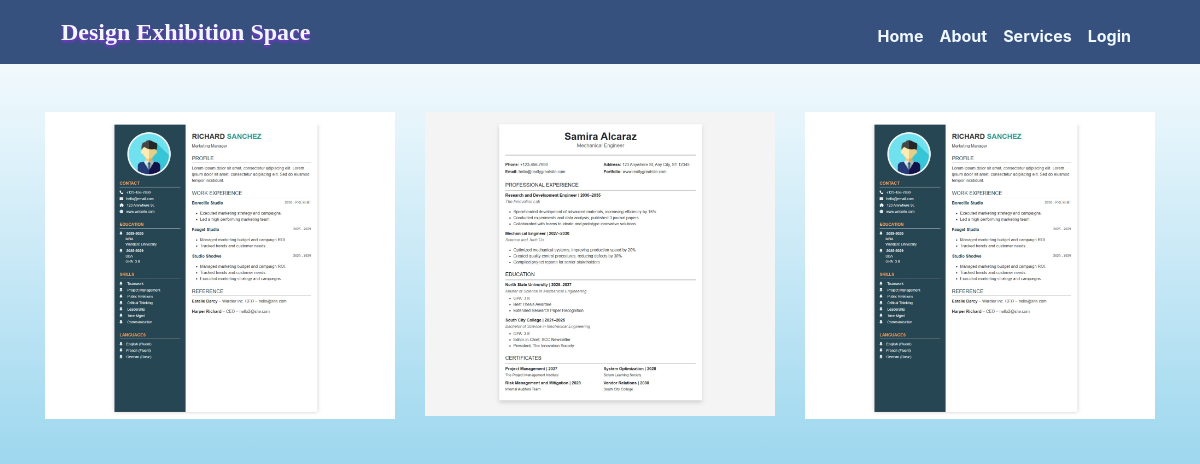
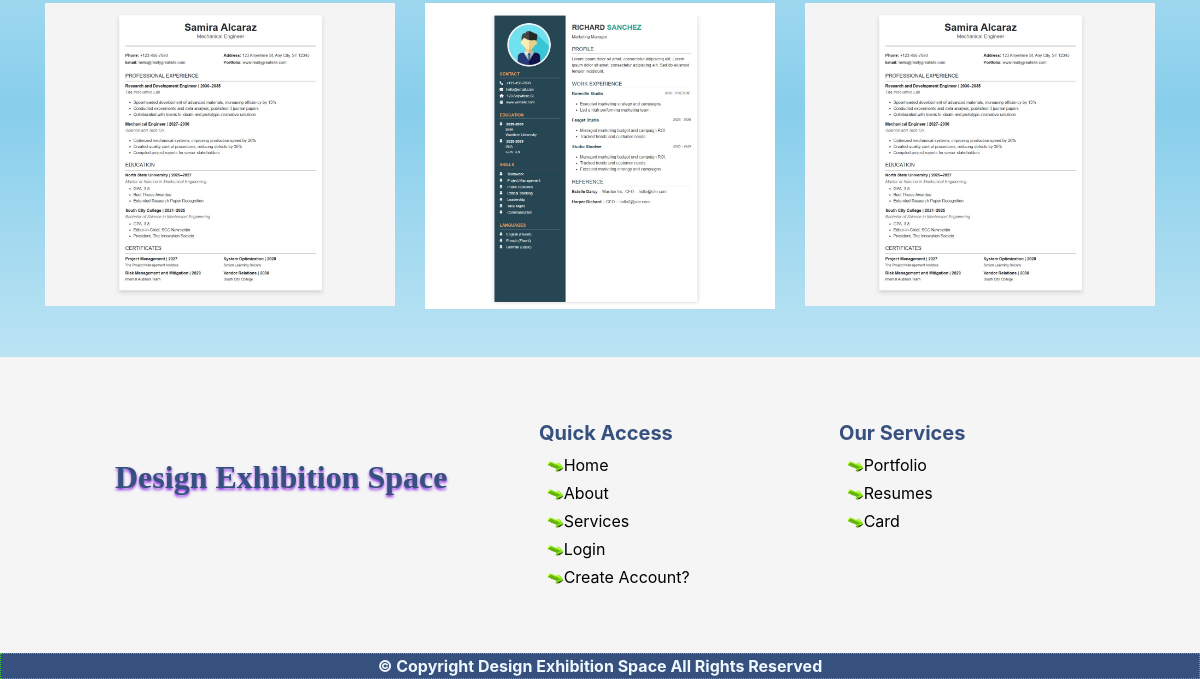
The page /resumereadmore/ (signed in) on the database as committed earlier (2 pictures, top to bottom).
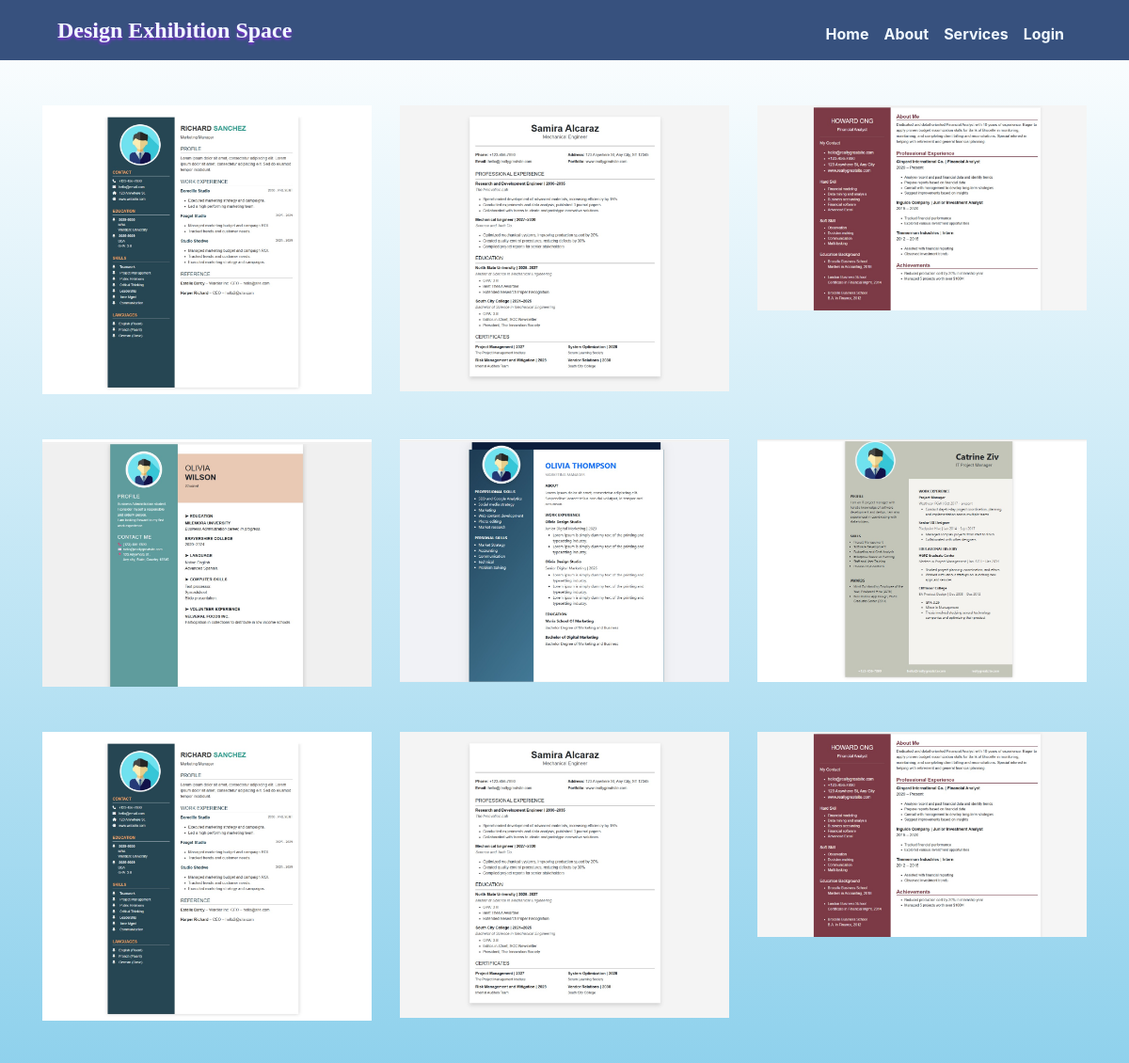
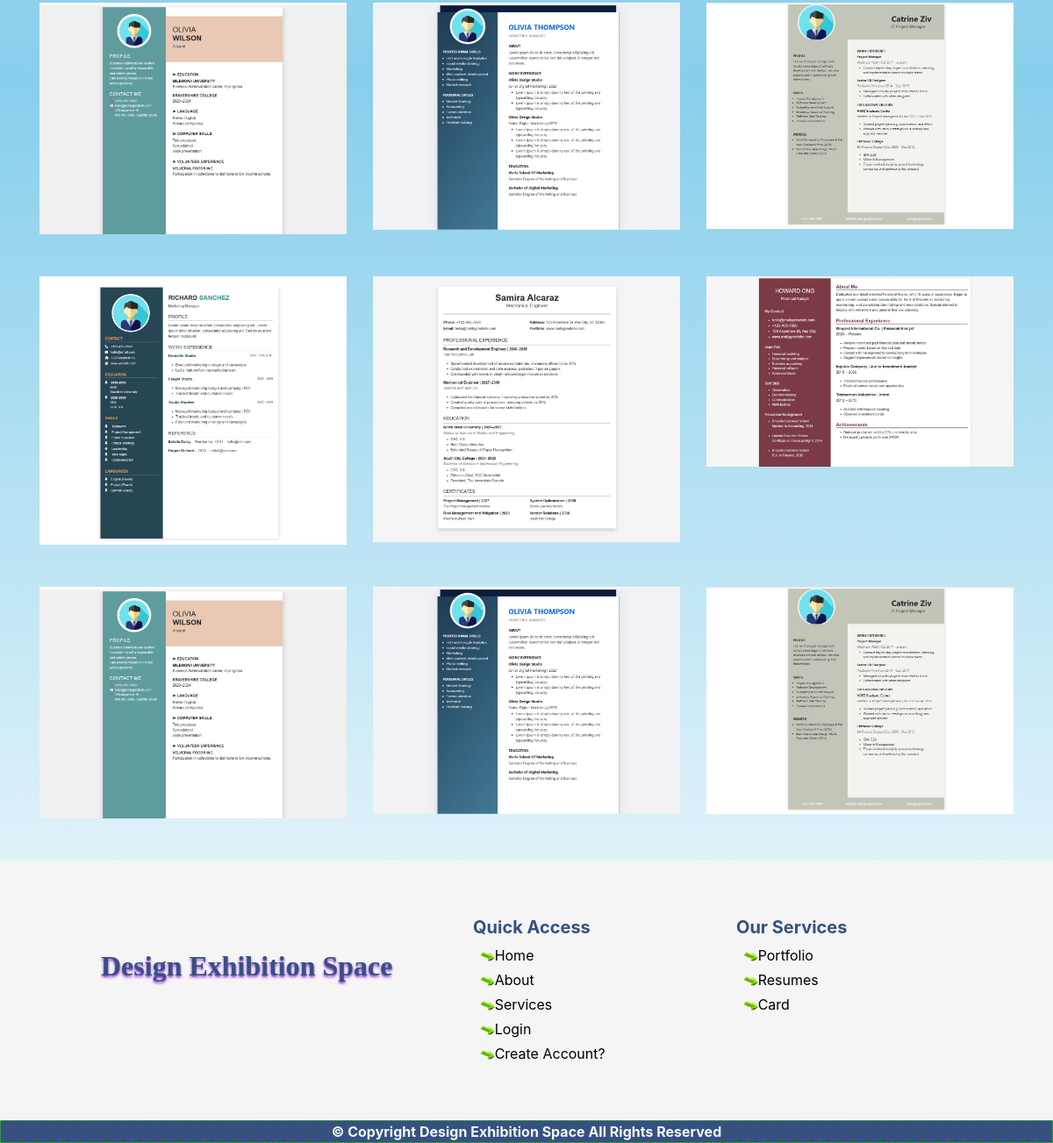
The same page on the database as committed later (2 pictures, top to bottom).
### designesapp/models.py (models this page shows)
class Resumes(models.Model):
    resu_id=models.IntegerField(primary_key=True)
    resu_img=models.ImageField(null=True,upload_to="images/")
    resu_link=models.CharField(max_length=50,null=True)
    resu_file=models.FileField(null=True,upload_to="file/",blank=True)

### designesapp/views.py (the view)
# urls.py: path('resumereadmore/',views.resumereadmore,name='resumereadmore'),
def resumereadmore(req):
    if 'user_email' not in req.session:
        return redirect('index')
    res=Resumes.objects.all()
    return render(req,"resumereadmore.html",{'res':res})

### designesapp/templates/resumereadmore.html (shortened to what this page needs)
{% extends 'base.html' %}
{% block start %}
{% load static %}
<div class="container" id="resume">
     <div class="row">
        {% for r in res %}
          <div class="col-md-4 mt-5">
            <a href="{% url 'nextpage2' resu_id=r.resu_id  %}"><img src="{{r.resu_img.url}}" width="100%" alt=""></a>
          </div>
        {% endfor %}
        {% for r in res %}
          <div class="col-md-4 mt-5">
            <a href="{% url 'nextpage2' resu_id=r.resu_id  %}"><img src="{{r.resu_img.url}}" width="100%" alt=""></a>
          </div>
        {% endfor %}
        {% for r in res %}
          <div class="col-md-4 mt-5">
            <a href="{% url 'nextpage2' resu_id=r.resu_id  %}"><img src="{{r.resu_img.url}}" width="100%" alt=""></a>
          </div>
        {% endfor %}
    </div>
</div>
{% endblock %}

### designesapp/templates/base.html (shortened to what this page needs)
<!doctype html>
<html lang="en">
{% load static %}
<head>
    <link href="https://cdn.jsdelivr.net/npm/bootstrap@5.3.5/dist/css/bootstrap.min.css" rel="stylesheet"
>
    <link rel="stylesheet" href="https://cdnjs.cloudflare.com/ajax/libs/font-awesome/6.7.2/css/all.min.css" />
    <link rel="stylesheet" href="{% static 'css/bootstrap.css' %}">
    <link rel="stylesheet" href="{% static 'css/createaccount.css' %}">
    <link rel="stylesheet" href="{% static 'css/index.css' %}">
    <link rel="stylesheet" href="{% static 'css/nextpage.css' %}">
    <link href="https://unpkg.com/aos@2.3.1/dist/aos.css" rel="stylesheet">
</head>
<body>
    <div class="container-fluid">
        <div class="row contain">
            <div class="col-md-12">
                <div class="container-fluid">
                    <div class="row navv">
                        <div class="col-md-12">
                            <nav class="navbar navbar-expand-lg">
                                <div class="container-fluid">
                                    <a class="navbar-brand" href="#">
                                        <span class="des fs-4">Design Exhibition Space</span>
                                    </a>
                                    <div class="collapse navbar-collapse" id="navbarSupportedContent">
                                        <ul class="navbar-nav ms-auto mb-2 mb-lg-0 fw-bold mt-2">
                                            <li class="nav-item">
                                                <a class="nav-link active" aria-current="page"
                                                    href="{% url 'index'%}">Home</a>
                                            </li>
                                            <li class="nav-item">
                                                <a class="nav-link active" aria-current="page" href="#aboutt">About</a>
                                            </li>
                                            <li class="nav-item">
                                                <a class="nav-link active" aria-current="page"
                                                    href="#service">Services</a>
                                            </li>
                                            <li class="nav-item">
                                                <a class="nav-link active" aria-current="page" href="#login">Login</a>
                                            </li>
                                        </ul>
                                    </div>
                                </div>
                            </nav>
                        </div>
                    </div>
                </div>
            </div>
        </div>
        {% block start %}
        {% endblock %}
        <div class="row mt-5 footer py-5">
            <div class="container-fluid">
                <div class="row">
                    <div class="col-md-1"></div>
                    <div class="col-md-4 mt-5">
                        <span class="des fs-2">Design Exhibition Space</span>
                    </div>
                    <div class="col-md-3 mt-3">
                        <h5 class="ms-4">Quick Access</h5>
                        <ul>
                            <li class="mt-1"><a href="{% url 'index' %}">
                                    <img src="{% static 'images/arrow.gif' %}" width="7%" alt="">Home</a></li>
                            <li class="mt-1"><a href="#aboutt">
                                    <img src="{% static 'images/arrow.gif' %}" width="7%" alt="">About</a></li>
                            <li class="mt-1"><a href="#service">
                                    <img src="{% static 'images/arrow.gif' %}" width="7%" alt="">Services</a></li>
                            <li class="mt-1"><a href="#login">
                                    <img src="{% static 'images/arrow.gif' %}" width="7%" alt="">Login</a></li>
                            <li class="mt-1"><a href="{% url 'createaccount' %}">
                                    <img src="{% static 'images/arrow.gif' %}" width="7%" alt="">Create Account?</a>
                            </li>
                        </ul>
                    </div>
                    <div class="col-md-3 mt-3">
                        <h5 class="ms-4">Our Services</h5>
                        <ul>
                            <li class="mt-1"><a href="{% url 'index' %}"> <img src="{% static 'images/arrow.gif' %}"
                                        width="7%" alt="">Portfolio</a></li>
                            <li class="mt-1"><a href="#aboutt"><img src="{% static 'images/arrow.gif' %}" width="7%"
                                        alt="">Resumes</a>
                            </li>
                            <li class="mt-1"><a href=""><img src="{% static 'images/arrow.gif' %}" width="7%"
                                        alt="">Card</a></li>
                        </ul>
                    </div>
                    <div class="col-md-1"></div>
                </div>
            </div>
        </div>
        <div class="row copyright">
            <div class="container-fluid">
                <div class="row text-center">
                    <div class="col-md-12 fw-bold">
                        <span>© Copyright Design Exhibition Space All Rights Reserved</span>
                    </div>
                </div>
            </div>
        </div>
    </div>
</body>
</html>

### designesapp/static/css/createaccount.css (style rules this page uses)
body { background:linear-gradient(white,skyblue,white); }

### designesapp/static/css/index.css (style rules this page uses)
.contain { background-color: #37517e; }
.des { font-family: monotype corsiva; color: aliceblue; font-weight: bold; text-shadow: 0px 2px 3px blueviolet; }
.navv { background-color: transparent; }
#navbarSupportedContent ul li a { color: aliceblue; }
.footer { background-color: whitesmoke; }
.footer span { color: #37517e; }
.footer h5 { color: #37517e; font-weight: bold; }
.footer ul li { list-style-type: none; }
.footer ul li a { text-decoration: none; color: black; }
.copyright { background-color: #37517e; border: 1px dotted limegreen; color: aliceblue; }

Rows that differ between the two databases and show on the page:
added Resumes: resu_img (picture)
added Resumes: resu_img (picture)
added Resumes: resu_img (picture)
added Resumes: resu_img (picture)
